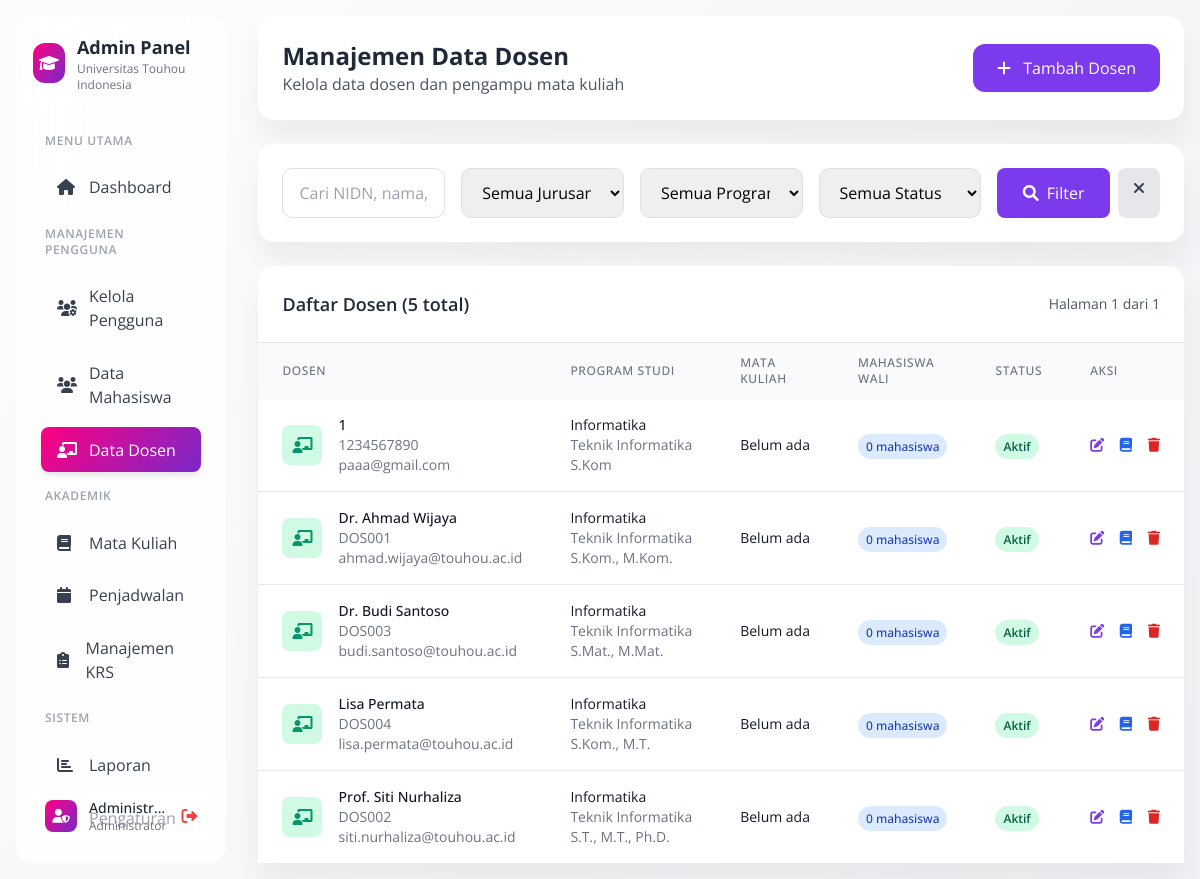
The page /sistem-krs/admin-dosen.php (signed in) on the database its author committed.
### tables this page shows
CREATE TABLE `dosen` (
  `id_dosen` int(11) NOT NULL,
  `nidn` varchar(20) NOT NULL,
  `nama_dosen` varchar(100) NOT NULL,
  `gelar` varchar(50) DEFAULT NULL,
  `email` varchar(100) NOT NULL,
  `nomor_telepon` varchar(15) DEFAULT NULL,
  `password` varchar(255) NOT NULL,
  `created_at` timestamp NOT NULL DEFAULT current_timestamp(),
  `alamat` varchar(255) DEFAULT NULL,
  `jurusan` varchar(100) DEFAULT NULL,
  `program_studi` varchar(100) DEFAULT NULL,
  `bidang_keahlian` text DEFAULT NULL,
  `status` enum('aktif','nonaktif') DEFAULT 'aktif'
);

### sistem-krs/admin-dosen.php (the view, shortened to what this page needs)
<?php
$database = new Database();
$conn = $database->getConnection();
$search = $_GET['search'] ?? '';
$page = $_GET['page'] ?? 1;
$limit = 15;
$offset = ($page - 1) * $limit;
$where_conditions = [];
$where_clause = !empty($where_conditions) ? 'WHERE ' . implode(' AND ', $where_conditions) : '';
$count_query = "SELECT COUNT(*) FROM dosen d $where_clause";
$count_stmt = $conn->prepare($count_query);
$count_stmt->execute();
$total_records = $count_stmt->fetchColumn();
$total_pages = ceil($total_records / $limit);
$query = "SELECT d.*,
                 COUNT(m.id_mahasiswa) as jumlah_mahasiswa_wali,
                 GROUP_CONCAT(mk.nama_matakuliah SEPARATOR ', ') as mata_kuliah_diampu
          FROM dosen d
          LEFT JOIN mahasiswa m ON d.id_dosen = m.dosen_wali
          LEFT JOIN dosen_matakuliah dm ON d.id_dosen = dm.id_dosen
          LEFT JOIN mata_kuliah mk ON dm.id_matakuliah = mk.id_matakuliah
          $where_clause
          GROUP BY d.id_dosen
          ORDER BY d.nama_dosen
          LIMIT :limit OFFSET :offset";
$stmt = $conn->prepare($query);
$stmt->bindValue(':limit', $limit, PDO::PARAM_INT);
$stmt->bindValue(':offset', $offset, PDO::PARAM_INT);
$stmt->execute();
$dosen_list = $stmt->fetchAll(PDO::FETCH_ASSOC);
?>
<!DOCTYPE html>
<html lang="id">
<head>
    <link href="https://cdn.jsdelivr.net/npm/tailwindcss@2.2.19/dist/tailwind.min.css" rel="stylesheet">
    <link href="https://cdnjs.cloudflare.com/ajax/libs/font-awesome/6.0.0/css/all.min.css" rel="stylesheet">
</head>
<body class="bg-gray-50">
    <div class="flex min-h-screen">
        <div class="w-64 p-4">
            <div class="sidebar-soft h-full p-4">
                <div class="flex items-center gap-3 mb-8">
                    <div class="w-10 h-10 bg-gradient-primary rounded-xl flex items-center justify-center">
                        <i class="fas fa-graduation-cap text-white"></i>
                    </div>
                    <div>
                        <h2 class="text-lg font-bold text-gray-800">Admin Panel</h2>
                        <p class="text-xs text-gray-500">Universitas Touhou Indonesia</p>
                    </div>
                </div>
                <nav class="space-y-2">
                    <div class="px-3 py-2">
                        <p class="text-xs font-semibold text-gray-400 uppercase tracking-wider">Menu Utama</p>
                    </div>
                    <a href="dashboard.php" class="nav-link-soft flex items-center text-gray-700 hover:text-gray-900">
                        <i class="fas fa-home w-5 mr-3"></i>
                        <span>Dashboard</span>
                    </a>
                    <div class="px-3 py-2 mt-6">
                        <p class="text-xs font-semibold text-gray-400 uppercase tracking-wider">Manajemen Pengguna</p>
                    </div>
                    <a href="admin-users.php" class="nav-link-soft flex items-center text-gray-700 hover:text-gray-900">
                        <i class="fas fa-users-cog w-5 mr-3"></i>
                        <span>Kelola Pengguna</span>
                    </a>
                    <a href="admin-mahasiswa.php"
                        class="nav-link-soft flex items-center text-gray-700 hover:text-gray-900">
                        <i class="fas fa-users w-5 mr-3"></i>
                        <span>Data Mahasiswa</span>
                    </a>
                    <a href="admin-dosen.php" class="nav-link-soft active flex items-center text-white">
                        <i class="fas fa-chalkboard-teacher w-5 mr-3"></i>
                        <span>Data Dosen</span>
                    </a>
                    <div class="px-3 py-2 mt-6">
                        <p class="text-xs font-semibold text-gray-400 uppercase tracking-wider">Akademik</p>
                    </div>
                    <a href="admin-matakuliah.php"
                        class="nav-link-soft flex items-center text-gray-700 hover:text-gray-900">
                        <i class="fas fa-book w-5 mr-3"></i>
                        <span>Mata Kuliah</span>
                    </a>
                    <a href="admin-jadwal.php"
                        class="nav-link-soft flex items-center text-gray-700 hover:text-gray-900">
                        <i class="fas fa-calendar w-5 mr-3"></i>
                        <span>Penjadwalan</span>
                    </a>
                    <a href="admin-krs.php" class="nav-link-soft flex items-center text-gray-700 hover:text-gray-900">
                        <i class="fas fa-clipboard-list w-5 mr-3"></i>
                        <span>Manajemen KRS</span>
                    </a>
                    <div class="px-3 py-2 mt-6">
                        <p class="text-xs font-semibold text-gray-400 uppercase tracking-wider">Sistem</p>
                    </div>
                    <a href="admin-laporan.php"
                        class="nav-link-soft flex items-center text-gray-700 hover:text-gray-900">
                        <i class="fas fa-chart-bar w-5 mr-3"></i>
                        <span>Laporan</span>
                    </a>
                    <a href="admin-settings.php"
                        class="nav-link-soft flex items-center text-gray-700 hover:text-gray-900">
                        <i class="fas fa-cog w-5 mr-3"></i>
                        <span>Pengaturan</span>
                    </a>
                </nav>
                <div class="absolute bottom-4 left-4 right-4">
                    <div class="bg-white bg-opacity-50 rounded-xl p-3">
                        <div class="flex items-center gap-3">
                            <div class="w-8 h-8 bg-gradient-primary rounded-lg flex items-center justify-center">
                                <i class="fas fa-user-shield text-white text-sm"></i>
                            </div>
                            <div class="flex-1 min-w-0">
                                <p class="text-sm font-medium text-gray-800 truncate"><?php echo $_SESSION['nama']; ?>
                                </p>
                                <p class="text-xs text-gray-500">Administrator</p>
                            </div>
                            <a href="logout.php" class="text-red-500 hover:text-red-700">
                                <i class="fas fa-sign-out-alt"></i>
                            </a>
                        </div>
                    </div>
                </div>
            </div>
        </div>
        <div class="flex-1 p-4">
            <div class="card mb-6">
                <div class="p-6">
                    <div class="flex items-center justify-between">
                        <div>
                            <h1 class="text-2xl font-bold text-gray-800">Manajemen Data Dosen</h1>
                            <p class="text-gray-600">Kelola data dosen dan pengampu mata kuliah</p>
                        </div>
                        <button onclick="openAddModal()"
                            class="bg-purple-600 text-white px-6 py-3 rounded-xl hover:bg-purple-700 transition-colors">
                            <i class="fas fa-plus mr-2"></i>
                            Tambah Dosen
                        </button>
                    </div>
                </div>
            </div>
            <div class="card mb-6">
                <div class="p-6">
                    <form method="GET" class="grid grid-cols-1 md:grid-cols-5 gap-4">
                        <div>
                            <input type="text" name="search" placeholder="Cari NIDN, nama, email..."
                                value="<?php echo htmlspecialchars($search); ?>" class="form-input w-full">
                        </div>
                        <div>
                            <select name="jurusan" class="form-input w-full">
                                <option value="">Semua Jurusan</option>
                            </select>
                        </div>
                        <div>
                            <select name="program_studi" class="form-input w-full">
                                <option value="">Semua Program Studi</option>
                            </select>
                        </div>
                        <div>
                            <select name="status" class="form-input w-full">
                                <option value="">Semua Status</option>
                            </select>
                        </div>
                        <div class="flex gap-2">
                            <button type="submit"
                                class="bg-purple-600 text-white px-4 py-2 rounded-lg hover:bg-purple-700 flex-1">
                                <i class="fas fa-search mr-2"></i>Filter
                            </button>
                            <a href="admin-dosen.php"
                                class="px-4 py-2 bg-gray-200 text-gray-700 rounded-lg hover:bg-gray-300">
                                <i class="fas fa-times"></i>
                            </a>
                        </div>
                    </form>
                </div>
            </div>
            <div class="card">
                <div class="p-6 border-b">
                    <div class="flex justify-between items-center">
                        <h3 class="text-lg font-semibold text-gray-800">
                            Daftar Dosen (<?php echo $total_records; ?> total)
                        </h3>
                        <div class="text-sm text-gray-600">
                            Halaman <?php echo $page; ?> dari <?php echo $total_pages; ?>
                        </div>
                    </div>
                </div>
                <div class="overflow-x-auto">
                    <table class="w-full">
                        <thead class="bg-gray-50">
                            <tr>
                                <th
                                    class="px-6 py-3 text-left text-xs font-medium text-gray-500 uppercase tracking-wider">
                                    Dosen</th>
                                <th
                                    class="px-6 py-3 text-left text-xs font-medium text-gray-500 uppercase tracking-wider">
                                    Program Studi</th>
                                <th
                                    class="px-6 py-3 text-left text-xs font-medium text-gray-500 uppercase tracking-wider">
                                    Mata Kuliah</th>
                                <th
                                    class="px-6 py-3 text-left text-xs font-medium text-gray-500 uppercase tracking-wider">
                                    Mahasiswa Wali</th>
                                <th
                                    class="px-6 py-3 text-left text-xs font-medium text-gray-500 uppercase tracking-wider">
                                    Status</th>
                                <th
                                    class="px-6 py-3 text-left text-xs font-medium text-gray-500 uppercase tracking-wider">
                                    Aksi</th>
                            </tr>
                        </thead>
                        <tbody class="bg-white divide-y divide-gray-200">
                            <?php foreach ($dosen_list as $dosen): ?>
                            <tr class="hover:bg-gray-50">
                                <td class="px-6 py-4 whitespace-nowrap">
                                    <div class="flex items-center">
                                        <div class="w-10 h-10 bg-green-100 rounded-lg flex items-center justify-center">
                                            <i class="fas fa-chalkboard-teacher text-green-600"></i>
                                        </div>
                                        <div class="ml-4">
                                            <div class="text-sm font-medium text-gray-900">
                                                <?php echo $dosen['nama_dosen']; ?></div>
                                            <div class="text-sm text-gray-500"><?php echo $dosen['nidn']; ?></div>
                                            <div class="text-sm text-gray-500"><?php echo $dosen['email']; ?></div>
                                        </div>
                                    </div>
                                </td>
                                <td class="px-6 py-4 whitespace-nowrap">
                                    <div class="text-sm text-gray-900"><?php echo $dosen['program_studi']; ?></div>
                                    <div class="text-sm text-gray-500"><?php echo $dosen['jurusan']; ?></div>
                                    <div class="text-sm text-gray-500"><?php echo $dosen['gelar']; ?></div>
                                </td>
                                <td class="px-6 py-4">
                                    <div class="text-sm text-gray-900 max-w-xs truncate">
                                        <?php echo $dosen['mata_kuliah_diampu'] ?: 'Belum ada'; ?>
                                    </div>
                                </td>
                                <td class="px-6 py-4 whitespace-nowrap">
                                    <span class="px-2 py-1 bg-blue-100 text-blue-800 rounded-full text-xs font-medium">
                                        <?php echo $dosen['jumlah_mahasiswa_wali']; ?> mahasiswa
                                    </span>
                                </td>
                                <td class="px-6 py-4 whitespace-nowrap">
                                    <span
                                        class="px-2 py-1 text-xs font-semibold rounded-full
                                        <?php echo $dosen['status'] == 'aktif' ? 'bg-green-100 text-green-800' : 'bg-red-100 text-red-800'; ?>">
                                        <?php echo ucfirst($dosen['status']); ?>
                                    </span>
                                </td>
                                <td class="px-6 py-4 whitespace-nowrap text-sm font-medium">
                                    <button onclick="editDosen(<?php echo htmlspecialchars(json_encode($dosen)); ?>)"
                                        class="text-purple-600 hover:text-purple-900 mr-3">
                                        <i class="fas fa-edit"></i>
                                    </button>
                                    <button
                                        onclick="assignMatakuliah(<?php echo $dosen['id_dosen']; ?>, '<?php echo $dosen['nama_dosen']; ?>')"
                                        class="text-blue-600 hover:text-blue-900 mr-3">
                                        <i class="fas fa-book"></i>
                                    </button>
                                    <button
                                        onclick="deleteDosen(<?php echo $dosen['id_dosen']; ?>, '<?php echo $dosen['nama_dosen']; ?>')"
                                        class="text-red-600 hover:text-red-900">
                                        <i class="fas fa-trash"></i>
                                    </button>
                                </td>
                            </tr>
                            <?php endforeach; ?>
                        </tbody>
                    </table>
                </div>
            </div>
        </div>
    </div>
</body>
</html>

### rows shown on the page
dosen: nama_dosen "1", nidn "1234567890", email "paaa@gmail.com", program_studi "Informatika", jurusan "Teknik Informatika", gelar "S.Kom", mata_kuliah_diampu "Belum ada", jumlah_mahasiswa_wali "0", status "Aktif"
dosen: nama_dosen "Dr. Ahmad Wijaya", nidn "DOS001", email "ahmad.wijaya@touhou.ac.id", program_studi "Informatika", jurusan "Teknik Informatika", gelar "S.Kom., M.Kom.", mata_kuliah_diampu "Belum ada", jumlah_mahasiswa_wali "0", status "Aktif"
dosen: nama_dosen "Dr. Budi Santoso", nidn "DOS003", email "budi.santoso@touhou.ac.id", program_studi "Informatika", jurusan "Teknik Informatika", gelar "S.Mat., M.Mat.", mata_kuliah_diampu "Belum ada", jumlah_mahasiswa_wali "0", status "Aktif"
dosen: nama_dosen "Lisa Permata", nidn "DOS004", email "lisa.permata@touhou.ac.id", program_studi "Informatika", jurusan "Teknik Informatika", gelar "S.Kom., M.T.", mata_kuliah_diampu "Belum ada", jumlah_mahasiswa_wali "0", status "Aktif"
dosen: nama_dosen "Prof. Siti Nurhaliza", nidn "DOS002", email "siti.nurhaliza@touhou.ac.id", program_studi "Informatika", jurusan "Teknik Informatika", gelar "S.T., M.T., Ph.D.", mata_kuliah_diampu "Belum ada", jumlah_mahasiswa_wali "0", status "Aktif"

### other values the page prints
$_SESSION['nama'] "Administr…"
$total_records "5"
$page "1"
$total_pages "1"
